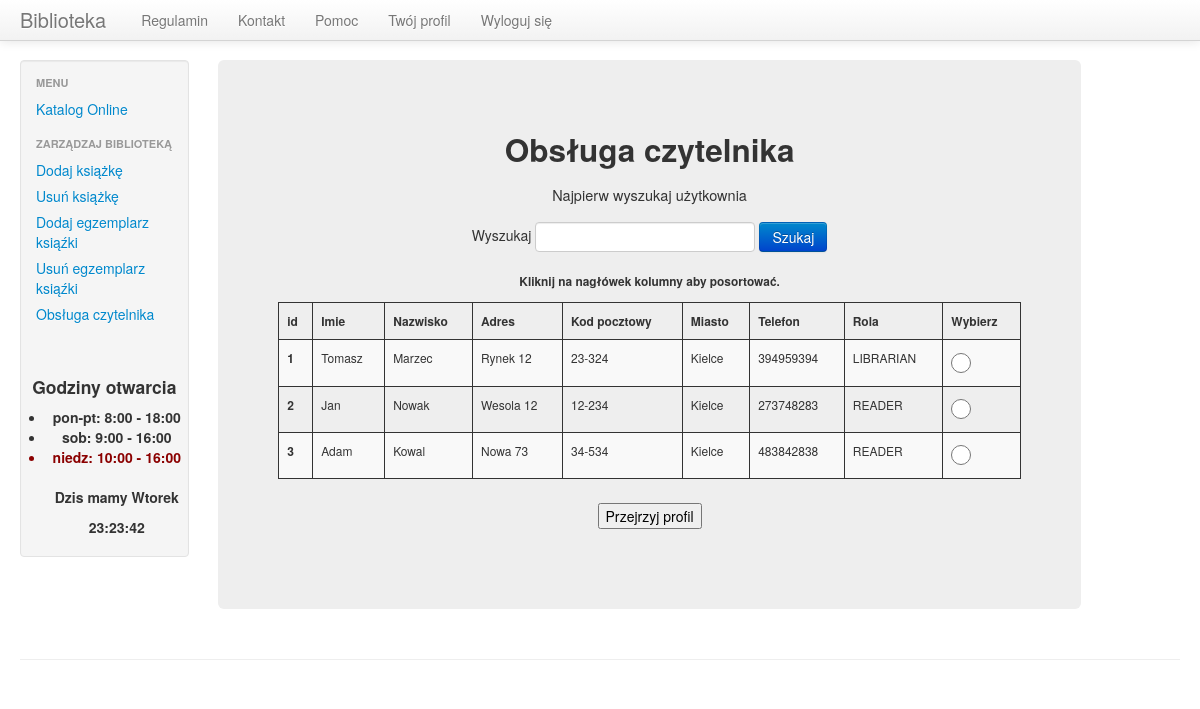
The app's page /lib_manage_users_menu_page_search.php (signed in) with its own data.
### tables this page shows
CREATE TABLE `user` (
  `id` int(11) NOT NULL,
  `user` varchar(100) NOT NULL,
  `pass` varchar(500) NOT NULL,
  `view` varchar(100) NOT NULL,
  `name` varchar(100) NOT NULL,
  `surname` varchar(200) NOT NULL,
  `address` varchar(200) NOT NULL,
  `post_code` varchar(6) NOT NULL,
  `city` varchar(100) NOT NULL,
  `phone` varchar(29) NOT NULL
);

### lib_manage_users_menu_page_search.php (the view, shortened to what this page needs)
<?php
include "/templ_scripts/before_content_template.php";
$search = htmlspecialchars($_GET['search']);
$query = "SELECT name, surname, address, post_code, city, phone, view, id
          FROM user
          WHERE name LIKE '%{$search}%'
             OR surname LIKE '%{$search}%'
             OR address LIKE '%{$search}%'
             OR city LIKE '%{$search}%'
             OR phone LIKE '%{$search}%'
             OR CONCAT(name,' ',surname) LIKE '%{$search}%'
          ";
echo '
        <div class="span9">
            <div class="hero-unit text-center">
                <h2>Obsługa czytelnika</h2>
                <p>Najpierw wyszukaj użytkownia</p>
                <form class="form-inline" action="lib_manage_users_menu_page_search.php" method="GET">
                <label class="mr-sm-2" for="search_label">Wyszukaj</label>
                <input type="text" id="search_label" name="search" required="">
                <button type="submit" class="btn btn-primary">Szukaj</button>
                </form>
            <form action="lib_manage_users_menu_page_result.php" method="GET">
                <h6>Kliknij na nagłówek kolumny aby posortować.</h6>
                    <table class="table table-striped sortable text-center">
                        <thead>
                        <tr>
                            <th scope="col">id</th>
                            <th scope="col">Imie</th>
                            <th scope="col">Nazwisko</th>
                            <th scope="col">Adres</th>
                            <th scope="col">Kod pocztowy</th>
                            <th scope="col">Miasto</th>
                            <th scope="col">Telefon</th>
                            <th scope="col">Rola</th>
                            <th scope="col">Wybierz</th>
                        </tr>
                        </thead>
                        <tbody>
';
                $result = mysql_query($query);
                if(!$result) echo 'BLAD zapytania uzytkownikow z bazy!';
                  else
                  {
                        while($row = mysql_fetch_row($result))
                        {
                          echo '<tr>';
                          echo '<th scope="row">'.$row[7].'</th>';
                          echo '<td>'.$row[0].'</td>';
                          echo '<td>'.$row[1].'</td>';
                          echo '<td>'.$row[2].'</td>';
                          echo '<td>'.$row[3].'</td>';
                          echo '<td>'.$row[4].'</td>';
                          echo '<td>'.$row[5].'</td>';
                          echo '<td>'.$row[6].'</td>';
                          echo '<td>
                                  <label><input type="radio" name="user_id" value="'.$row[7].'" required=""></label>
                                </td>';
                        };
                  }
echo '
                  </tbody>
                  </table>
                  <input type="submit" value="Przejrzyj profil">
              </form>
            </div>
        </div>
';
include("/templ_scripts/after_content_template.php");
?>

### scripts/style.css (style rules this page uses)
body { padding-top: 60px; padding-bottom: 40px; }
h1, h2, h3, h4, h5, h6 { text-align: center; }
table,th,td,tr { border: 1px solid; }
input[type=radio] { width: 20px; height: 20px; }
thead { font-size: 12px; font-weight: bolder; }
tbody { font-size: 12px; }
.hero-unit { font-size: 14.5px; }

### records on screen
user: id "1", name "Tomasz", surname "Marzec", address "Rynek 12", post_code "23-324", city "Kielce", phone "394959394", view "LIBRARIAN"
user: id "2", name "Jan", surname "Nowak", address "Wesola 12", post_code "12-234", city "Kielce", phone "273748283", view "READER"
user: id "3", name "Adam", surname "Kowal", address "Nowa 73", post_code "34-534", city "Kielce", phone "483842838", view "READER"
